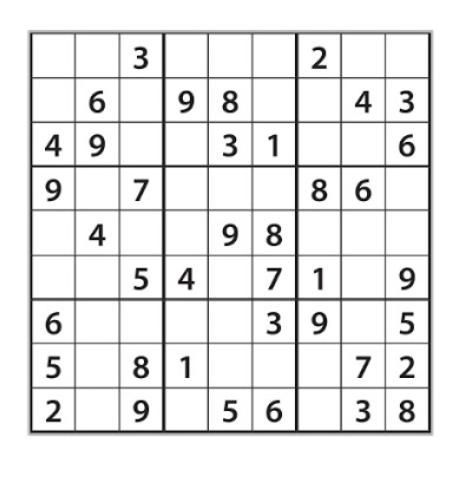
#> input picture Sudoku.PNG, 465 x 478 px, given in place of the camera
$ jupyter execute image_capture.ipynb
#> lines starting #> are read from the running program, lines starting #| are printed output that depends on the picture; after the words box and inside, x2 and y2 are one past the last pixel; in counts of white or black regions, pixels touching at a corner belong together; pictures that were not available may be replaced by others from this repository, and a replacement may not be noted
[cell 1]
import cv2
import numpy as np
import matplotlib.pyplot as plt

cap = cv2.VideoCapture(0)

while (True):
    ret, frame = cap.read()
#> frame is the input picture: shape (478, 465, 3); mean B, G, R 232.2, 232.2, 232.2
    gray = cv2.cvtColor(frame, cv2.COLOR_BGR2GRAY)

    cv2.imshow('frame', gray)
    if cv2.waitKey(1) & 0xFF == ord('q'):
#> (key q is pressed here)
        break

cap.release()
cv2.destroyAllWindows()

plt.imshow(frame)

[cell 2]
#sharpen image
cap = cv2.imread('capture.png')
kernel = np.array([[-1,-1,-1], [-1,9,-1], [-1,-1,-1]])
im = cv2.filter2D(cap, -1, kernel)
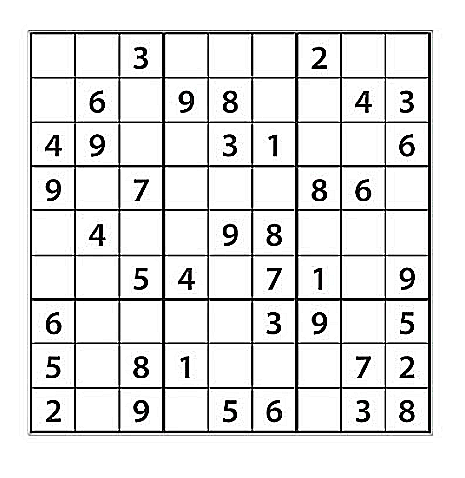
#> im: shape (478, 465, 3); mean B, G, R 227.6, 227.6, 227.6

plt.imshow(im)

[cell 3]
gray = cv2.cvtColor(im, cv2.COLOR_BGR2GRAY)

ret,thresh1 = cv2.threshold(gray,40,255,cv2.THRESH_BINARY_INV)
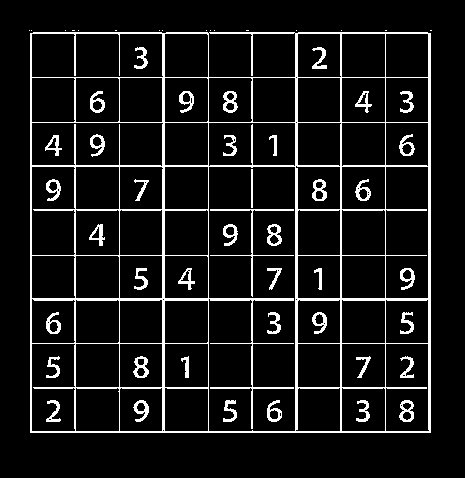
#> thresh1: shape (478, 465); 9% white in thin lines or dots, all inside (x1, y1, x2, y2) = (29, 30, 432, 433)
kernel = np.ones((5,5),np.uint8)
dilation = cv2.dilate(thresh1,kernel,iterations = 1)
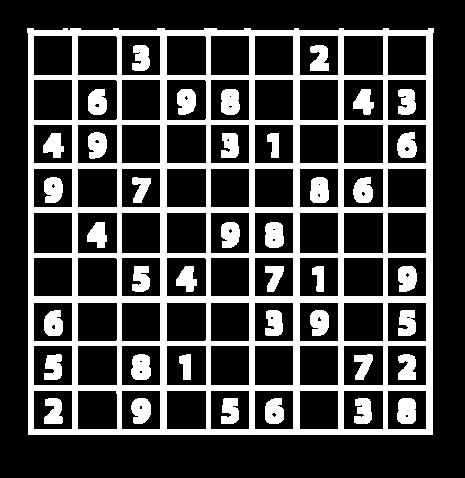
#> dilation: shape (478, 465); 26.5% white; 40 white regions
plt.imshow(dilation)

[cell 4]
cap = cv2.imread('capture.png')
conts, h = cv2.findContours(dilation, cv2.RETR_EXTERNAL, cv2.CHAIN_APPROX_NONE)
#> conts = 1 contour; box (x1, y1, x2, y2) and area: (27, 28, 434, 435) 163367; h = [[-1, -1, -1, -1]]
index = 0
for c in reversed(conts):

    area = cv2.contourArea(c)
    if index == 10:
        break
    index+= 1
    if area > 100000:
        print('sdfsd')
        draw = cv2.drawContours(cap, [c], -1, (0,0,255), 3)
        rect = cv2.boundingRect(c)
        print(area)
        plt.imshow(draw)
        plt.show()
        break
#> this loop made 1 pass
#> (area, index, rect) on pass 1: (163367, 1, (27, 28, 407, 407))
#| sdfsd
#| 163367.0
#> pass 1, `draw = cv2.drawContours(cap, [c], -1, (0,0,255), 3)`:
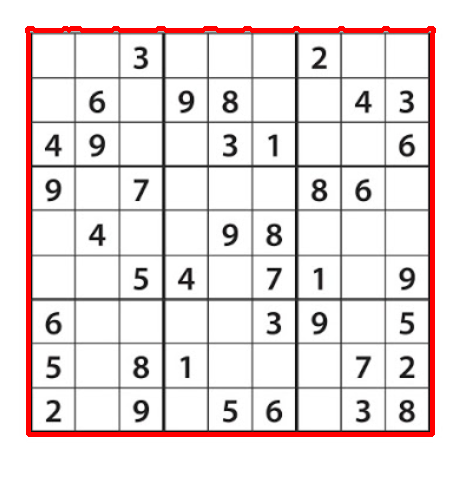
#> draw: shape (478, 465, 3); mean B, G, R 225.4, 225.4, 234.8
#> after the loop, index = 1

[cell 5]
x = rect[0]
#> x = 27
y = rect[1]
#> y = 28
w = rect[2]
#> w = 407
h = rect[3]
#> h = 407
cap = cv2.imread('capture.png')
print(x, y, w, h)
#| 27 28 407 407
image = cv2.rectangle(cap, (x,y), (x+w,y+h), (255, 0, 0), 3)
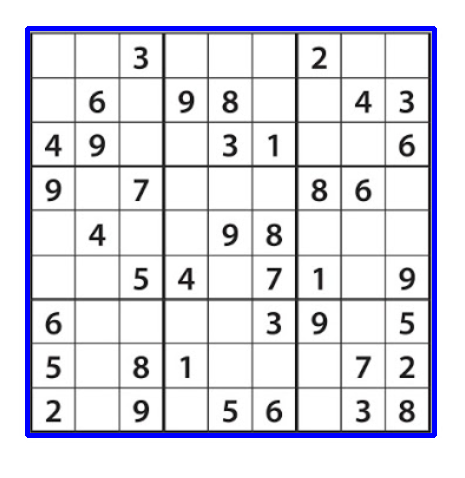
#> image: shape (478, 465, 3); mean B, G, R 233.3, 223.9, 224

plt.imshow(image)

[cell 6]
image = cv2.imread('capture.png')
pts1 = np.float32([[x,y],[x+w,y],[x,y+h],[x+w,y+h]])
#> pts1 = [[27, 28], [434, 28], [27, 435], [434, 435]]
pts2 = np.float32([[0,0],[400,0],[0,400],[400,400]])

M = cv2.getPerspectiveTransform(pts1,pts2)
#> M = [[0.983, 8.71e-18, -26.54], [0, 0.983, -27.52], [-2.18e-20, 2.18e-20, 1]]

dst = cv2.warpPerspective(image,M,(400,400))
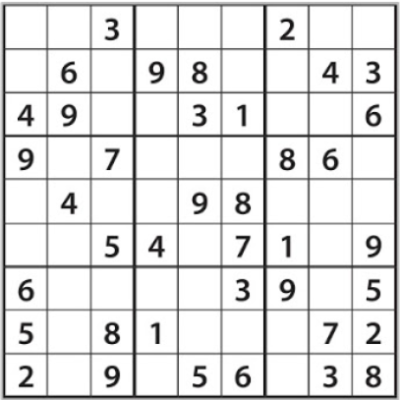
#> dst: shape (400, 400, 3); mean B, G, R 224.6, 224.6, 224.6

plt.subplot(121),plt.imshow(image),plt.title('Input')
plt.subplot(122),plt.imshow(dst),plt.title('Output')
plt.show()
#> figure, not shown here; B, G, R data is drawn as R, G, B

[cell 7]
cv2.imwrite('capture_grid.png', dst)
#> Out = True
